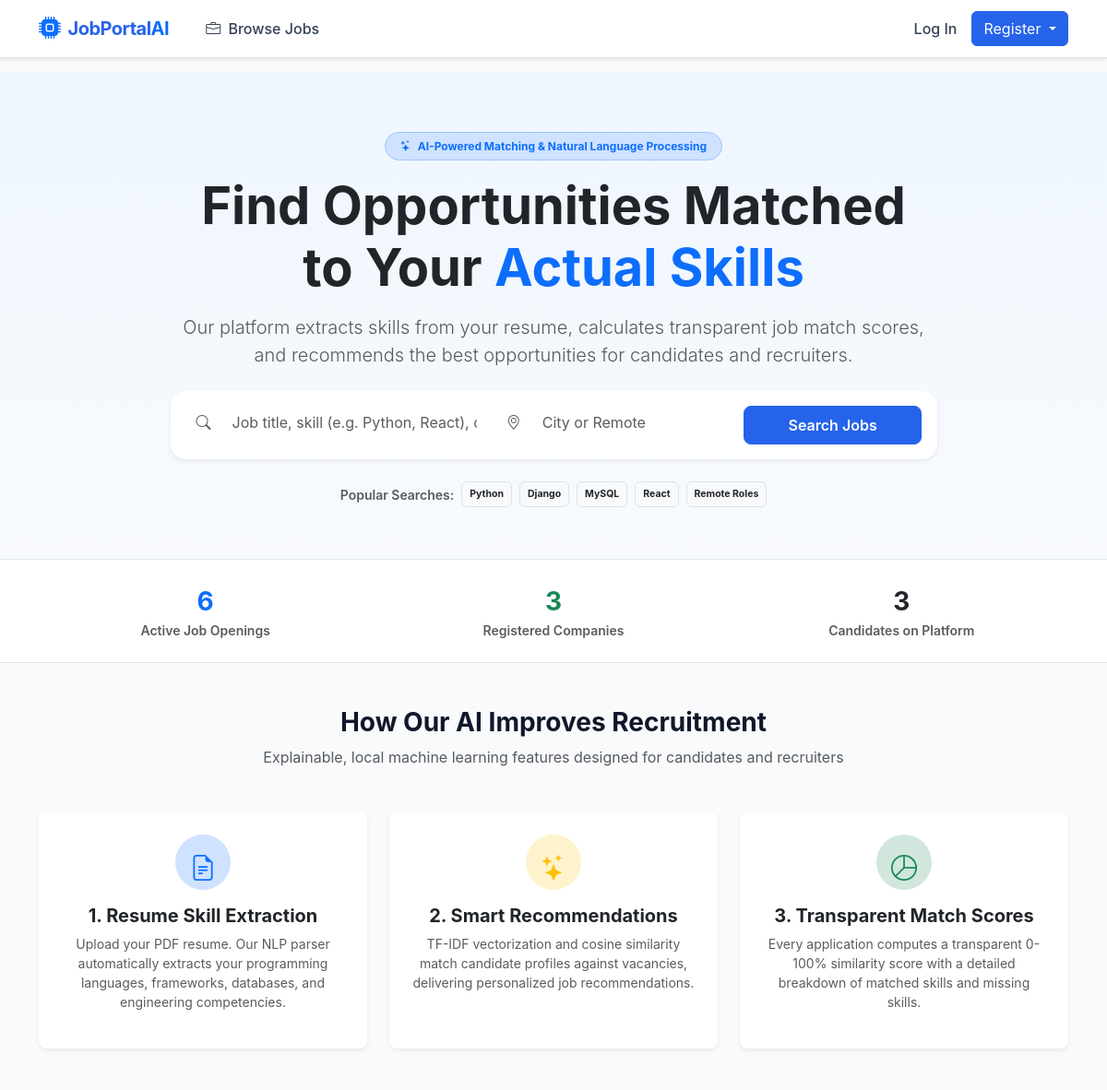
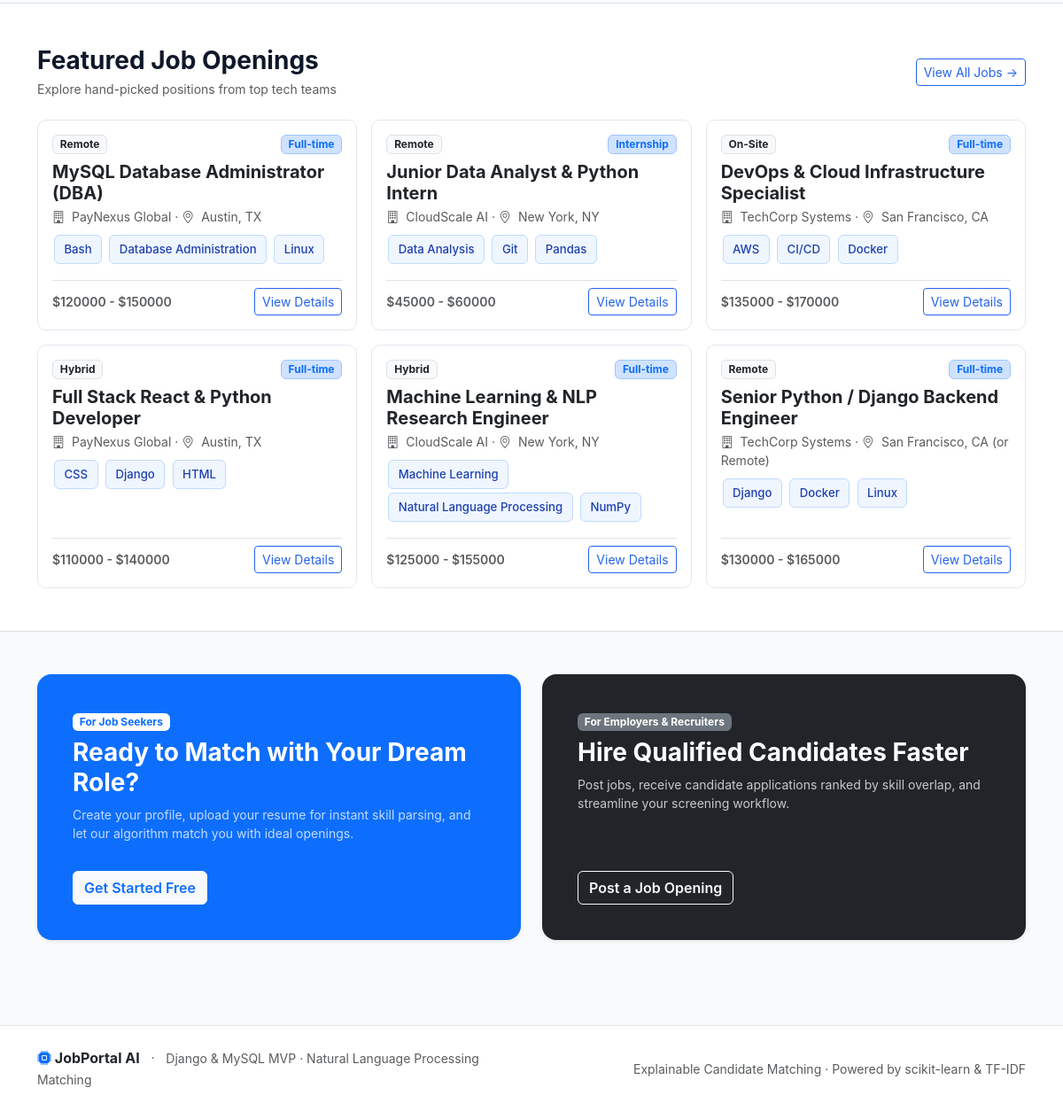
The page / on the database its author committed (2 pictures, top to bottom).
### jobs/models.py (models this page shows, shortened)
class Job(models.Model):
    WORK_ARRANGEMENT_CHOICES = (
        ('on_site', 'On-Site'),
        ('hybrid', 'Hybrid'),
        ('remote', 'Remote'),
    )
    EMPLOYMENT_TYPE_CHOICES = (
        ('full_time', 'Full-time'),
        ('part_time', 'Part-time'),
        ('internship', 'Internship'),
        ('contract', 'Contract'),
    )
    EXPERIENCE_LEVEL_CHOICES = (
        ('entry', 'Entry Level (0-2 yrs)'),
        ('mid', 'Mid Level (2-5 yrs)'),
        ('senior', 'Senior Level (5+ yrs)'),
        ('lead', 'Lead / Principal'),
    )
    STATUS_CHOICES = (
        ('open', 'Open'),
        ('closed', 'Closed'),
    )
    recruiter = models.ForeignKey(RecruiterProfile, on_delete=models.CASCADE, related_name='jobs')
    title = models.CharField(max_length=255)
    description = models.TextField(help_text="Detailed job description and responsibilities")
    requirements = models.TextField(blank=True, help_text="Required qualifications and expectations")
    location = models.CharField(max_length=150)
    work_arrangement = models.CharField(max_length=20, choices=WORK_ARRANGEMENT_CHOICES, default='on_site')
    employment_type = models.CharField(max_length=20, choices=EMPLOYMENT_TYPE_CHOICES, default='full_time')
    experience_level = models.CharField(max_length=20, choices=EXPERIENCE_LEVEL_CHOICES, default='mid')
    min_salary = models.DecimalField(max_digits=12, decimal_places=2, null=True, blank=True, help_text="Annual salary minimum")
    max_salary = models.DecimalField(max_digits=12, decimal_places=2, null=True, blank=True, help_text="Annual salary maximum")
    status = models.CharField(max_length=20, choices=STATUS_CHOICES, default='open')
    created_at = models.DateTimeField(auto_now_add=True)
    updated_at = models.DateTimeField(auto_now=True)
    class Meta:
        db_table = 'jobs'
        ordering = ['-created_at']
        indexes = [
            models.Index(fields=['status', '-created_at']),
            models.Index(fields=['location']),
            models.Index(fields=['work_arrangement']),
            models.Index(fields=['employment_type']),
        ]
    def get_skills_list(self):
        return list(self.skills.values_list('skill_name', flat=True))

### recruiters/models.py (models this page shows, shortened)
class RecruiterProfile(models.Model):
    user = models.OneToOneField(settings.AUTH_USER_MODEL, on_delete=models.CASCADE, related_name='recruiter_profile')
    company_name = models.CharField(max_length=255)
    company_website = models.URLField(blank=True)
    company_description = models.TextField(blank=True)
    company_location = models.CharField(max_length=150, blank=True)
    industry = models.CharField(max_length=100, blank=True)
    company_logo = models.FileField(upload_to='company_logos/', blank=True, null=True)
    contact_email = models.EmailField(blank=True)
    created_at = models.DateTimeField(auto_now_add=True)
    class Meta:
        db_table = 'recruiter_profiles'
        verbose_name = 'Recruiter Profile'
        verbose_name_plural = 'Recruiter Profiles'

### jobs/views.py (the view)
# urls.py: path('', views.home, name='home'),
def home(request):
    featured_jobs = Job.objects.filter(status='open').select_related('recruiter').prefetch_related('skills')[:6]
    recent_jobs = Job.objects.filter(status='open').select_related('recruiter').prefetch_related('skills')[6:12]
    total_jobs_count = Job.objects.filter(status='open').count()
    total_companies_count = RecruiterProfile.objects.count()
    total_candidates_count = CandidateProfile.objects.count()
    context = {
        'featured_jobs': featured_jobs,
        'recent_jobs': recent_jobs,
        'total_jobs_count': total_jobs_count,
        'total_companies_count': total_companies_count,
        'total_candidates_count': total_candidates_count,
    }
    return render(request, 'jobs/home.html', context)

### templates/jobs/home.html (shortened to what this page needs)
{% extends 'base.html' %}
{% block content %}
<section class="hero-section text-center">
    <div class="container">
        <div class="row justify-content-center">
            <div class="col-lg-9">
                <span class="badge bg-primary-subtle text-primary border border-primary-subtle px-3 py-2 rounded-pill mb-3">
                    <i class="bi bi-stars me-1"></i> AI-Powered Matching & Natural Language Processing
                </span>
                <h1 class="display-4 fw-bold mb-3 text-dark">
                    Find Opportunities Matched to Your <span class="text-primary">Actual Skills</span>
                </h1>
                <p class="lead text-muted mb-4">
                    Our platform extracts skills from your resume, calculates transparent job match scores, and recommends the best opportunities for candidates and recruiters.
                </p>
                <div class="card shadow-sm border-0 p-2 mb-4 bg-white rounded-4">
                    <form action="{% url 'job_list' %}" method="get" class="row g-2 p-2">
                        <div class="col-md-5">
                            <div class="input-group">
                                <span class="input-group-text bg-transparent border-0 text-muted"><i class="bi bi-search"></i></span>
                                <input type="text" name="q" class="form-control border-0 shadow-none" placeholder="Job title, skill (e.g. Python, React), or company">
                            </div>
                        </div>
                        <div class="col-md-4">
                            <div class="input-group border-start-md">
                                <span class="input-group-text bg-transparent border-0 text-muted"><i class="bi bi-geo-alt"></i></span>
                                <input type="text" name="location" class="form-control border-0 shadow-none" placeholder="City or Remote">
                            </div>
                        </div>
                        <div class="col-md-3">
                            <button type="submit" class="btn btn-primary w-100 py-2 fw-semibold rounded-3">
                                Search Jobs
                            </button>
                        </div>
                    </form>
                </div>
                <div class="d-flex flex-wrap justify-content-center align-items-center gap-2 small text-muted">
                    <span class="fw-semibold">Popular Searches:</span>
                    <a href="{% url 'job_list' %}?q=Python" class="badge bg-light text-dark text-decoration-none border p-2">Python</a>
                    <a href="{% url 'job_list' %}?q=Django" class="badge bg-light text-dark text-decoration-none border p-2">Django</a>
                    <a href="{% url 'job_list' %}?q=MySQL" class="badge bg-light text-dark text-decoration-none border p-2">MySQL</a>
                    <a href="{% url 'job_list' %}?q=React" class="badge bg-light text-dark text-decoration-none border p-2">React</a>
                    <a href="{% url 'job_list' %}?work_arrangement=remote" class="badge bg-light text-dark text-decoration-none border p-2">Remote Roles</a>
                </div>
            </div>
        </div>
    </div>
</section>
<section class="py-4 bg-white border-bottom">
    <div class="container">
        <div class="row text-center g-3">
            <div class="col-md-4">
                <div class="fw-bold fs-3 text-primary">{{ total_jobs_count|default:"50+" }}</div>
                <div class="text-muted small fw-semibold">Active Job Openings</div>
            </div>
            <div class="col-md-4 border-start-md border-end-md">
                <div class="fw-bold fs-3 text-success">{{ total_companies_count|default:"10+" }}</div>
                <div class="text-muted small fw-semibold">Registered Companies</div>
            </div>
            <div class="col-md-4">
                <div class="fw-bold fs-3 text-dark">{{ total_candidates_count|default:"100+" }}</div>
                <div class="text-muted small fw-semibold">Candidates on Platform</div>
            </div>
        </div>
    </div>
</section>
<section class="py-5">
    <div class="container">
        <div class="text-center mb-5">
            <h3 class="fw-bold">How Our AI Improves Recruitment</h3>
            <p class="text-muted">Explainable, local machine learning features designed for candidates and recruiters</p>
        </div>
        <div class="row g-4">
            <div class="col-md-4">
                <div class="card h-100 border-0 shadow-sm p-4 rounded-3 text-center">
                    <div class="rounded-circle bg-primary-subtle text-primary p-3 mx-auto mb-3" style="width: 60px; height: 60px;">
                        <i class="bi bi-file-earmark-text fs-3"></i>
                    </div>
                    <h5 class="fw-bold">1. Resume Skill Extraction</h5>
                    <p class="text-muted small">
                        Upload your PDF resume. Our NLP parser automatically extracts your programming languages, frameworks, databases, and engineering competencies.
                    </p>
                </div>
            </div>
            <div class="col-md-4">
                <div class="card h-100 border-0 shadow-sm p-4 rounded-3 text-center">
                    <div class="rounded-circle bg-warning-subtle text-warning p-3 mx-auto mb-3" style="width: 60px; height: 60px;">
                        <i class="bi bi-stars fs-3"></i>
                    </div>
                    <h5 class="fw-bold">2. Smart Recommendations</h5>
                    <p class="text-muted small">
                        TF-IDF vectorization and cosine similarity match candidate profiles against vacancies, delivering personalized job recommendations.
                    </p>
                </div>
            </div>
            <div class="col-md-4">
                <div class="card h-100 border-0 shadow-sm p-4 rounded-3 text-center">
                    <div class="rounded-circle bg-success-subtle text-success p-3 mx-auto mb-3" style="width: 60px; height: 60px;">
                        <i class="bi bi-pie-chart fs-3"></i>
                    </div>
                    <h5 class="fw-bold">3. Transparent Match Scores</h5>
                    <p class="text-muted small">
                        Every application computes a transparent 0-100% similarity score with a detailed breakdown of matched skills and missing skills.
                    </p>
                </div>
            </div>
        </div>
    </div>
</section>
<section class="py-5 bg-white border-top border-bottom">
    <div class="container">
        <div class="d-flex justify-content-between align-items-center mb-4">
            <div>
                <h3 class="fw-bold mb-1">Featured Job Openings</h3>
                <p class="text-muted small mb-0">Explore hand-picked positions from top tech teams</p>
            </div>
            <a href="{% url 'job_list' %}" class="btn btn-outline-primary btn-sm">
                View All Jobs &rarr;
            </a>
        </div>
        <div class="row g-3">
            {% for job in featured_jobs %}
                <div class="col-md-6 col-lg-4">
                    <div class="card h-100 job-card p-3 d-flex flex-column justify-content-between">
                        <div>
                            <div class="d-flex justify-content-between align-items-start mb-2">
                                <span class="badge bg-light text-dark border">
                                    {{ job.get_work_arrangement_display }}
                                </span>
                                <span class="badge bg-primary-subtle text-primary border border-primary-subtle">
                                    {{ job.get_employment_type_display }}
                                </span>
                            </div>
                            <h5 class="fw-bold mb-1">
                                <a href="{% url 'job_detail' job.id %}" class="text-decoration-none text-dark hover-primary">
                                    {{ job.title }}
                                </a>
                            </h5>
                            <p class="text-muted small mb-2">
                                <i class="bi bi-building me-1"></i> {{ job.recruiter.company_name }} &middot;
                                <i class="bi bi-geo-alt me-1"></i> {{ job.location }}
                            </p>
                            <div class="mb-3">
                                {% for skill in job.get_skills_list|slice:":3" %}
                                    <span class="skill-badge">{{ skill }}</span>
                                {% endfor %}
                            </div>
                        </div>
                        <div class="d-flex justify-content-between align-items-center pt-2 border-top">
                            <span class="small fw-semibold text-muted">
                                {% if job.min_salary %}${{ job.min_salary|floatformat:0 }} - ${{ job.max_salary|floatformat:0 }}{% else %}Competitive{% endif %}
                            </span>
                            <a href="{% url 'job_detail' job.id %}" class="btn btn-sm btn-outline-primary">
                                View Details
                            </a>
                        </div>
                    </div>
                </div>
            {% empty %}
                <div class="col-12 text-center py-4 text-muted">
                    <p>No job postings available yet.</p>
                </div>
            {% endfor %}
        </div>
    </div>
</section>
<section class="py-5">
    <div class="container">
        <div class="row g-4">
            <div class="col-md-6">
                <div class="card border-0 shadow-sm p-4 rounded-4 bg-primary text-white h-100">
                    <div class="card-body d-flex flex-column justify-content-between">
                        <div>
                            <span class="badge bg-white text-primary mb-2">For Job Seekers</span>
                            <h3 class="fw-bold">Ready to Match with Your Dream Role?</h3>
                            <p class="opacity-75 small">
                                Create your profile, upload your resume for instant skill parsing, and let our algorithm match you with ideal openings.
                            </p>
                        </div>
                        <div class="mt-3">
                            <a href="{% url 'register_candidate' %}" class="btn btn-light text-primary fw-semibold">
                                Get Started Free
                            </a>
                        </div>
                    </div>
                </div>
            </div>
            <div class="col-md-6">
                <div class="card border-0 shadow-sm p-4 rounded-4 bg-dark text-white h-100">
                    <div class="card-body d-flex flex-column justify-content-between">
                        <div>
                            <span class="badge bg-secondary mb-2">For Employers & Recruiters</span>
                            <h3 class="fw-bold">Hire Qualified Candidates Faster</h3>
                            <p class="opacity-75 small">
                                Post jobs, receive candidate applications ranked by skill overlap, and streamline your screening workflow.
                            </p>
                        </div>
                        <div class="mt-3">
                            <a href="{% url 'register_recruiter' %}" class="btn btn-outline-light fw-semibold">
                                Post a Job Opening
                            </a>
                        </div>
                    </div>
                </div>
            </div>
        </div>
    </div>
</section>
{% endblock %}

### rows shown on the page
Job: work_arrangement "Remote", employment_type "Full-time", title "MySQL Database Administrator (DBA)", recruiter.company_name "PayNexus Global", location "Austin, TX", get_skills_list "Bash" "Database Administration" "Linux", min_salary "120000", max_salary "150000"
Job: work_arrangement "Remote", employment_type "Internship", title "Junior Data Analyst & Python Intern", recruiter.company_name "CloudScale AI", location "New York, NY", get_skills_list "Data Analysis" "Git" "Pandas", min_salary "45000", max_salary "60000"
Job: work_arrangement "On-Site", employment_type "Full-time", title "DevOps & Cloud Infrastructure Specialist", recruiter.company_name "TechCorp Systems", location "San Francisco, CA", get_skills_list "AWS" "CI/CD" "Docker", min_salary "135000", max_salary "170000"
Job: work_arrangement "Hybrid", employment_type "Full-time", title "Full Stack React & Python Developer", recruiter.company_name "PayNexus Global", location "Austin, TX", get_skills_list "CSS" "Django" "HTML", min_salary "110000", max_salary "140000"
Job: work_arrangement "Hybrid", employment_type "Full-time", title "Machine Learning & NLP Research Engineer", recruiter.company_name "CloudScale AI", location "New York, NY", get_skills_list "Machine Learning" "Natural Language Processing" "NumPy", min_salary "125000", max_salary "155000"
Job: work_arrangement "Remote", employment_type "Full-time", title "Senior Python / Django Backend Engineer", recruiter.company_name "TechCorp Systems", location "San Francisco, CA (or Remote)", get_skills_list "Django" "Docker" "Linux", min_salary "130000", max_salary "165000"

### other values the page prints
{{ total_jobs_count|default:"50+" }} "6"
{{ total_companies_count|default:"10+" }} "3"
{{ total_candidates_count|default:"100+" }} "3"
